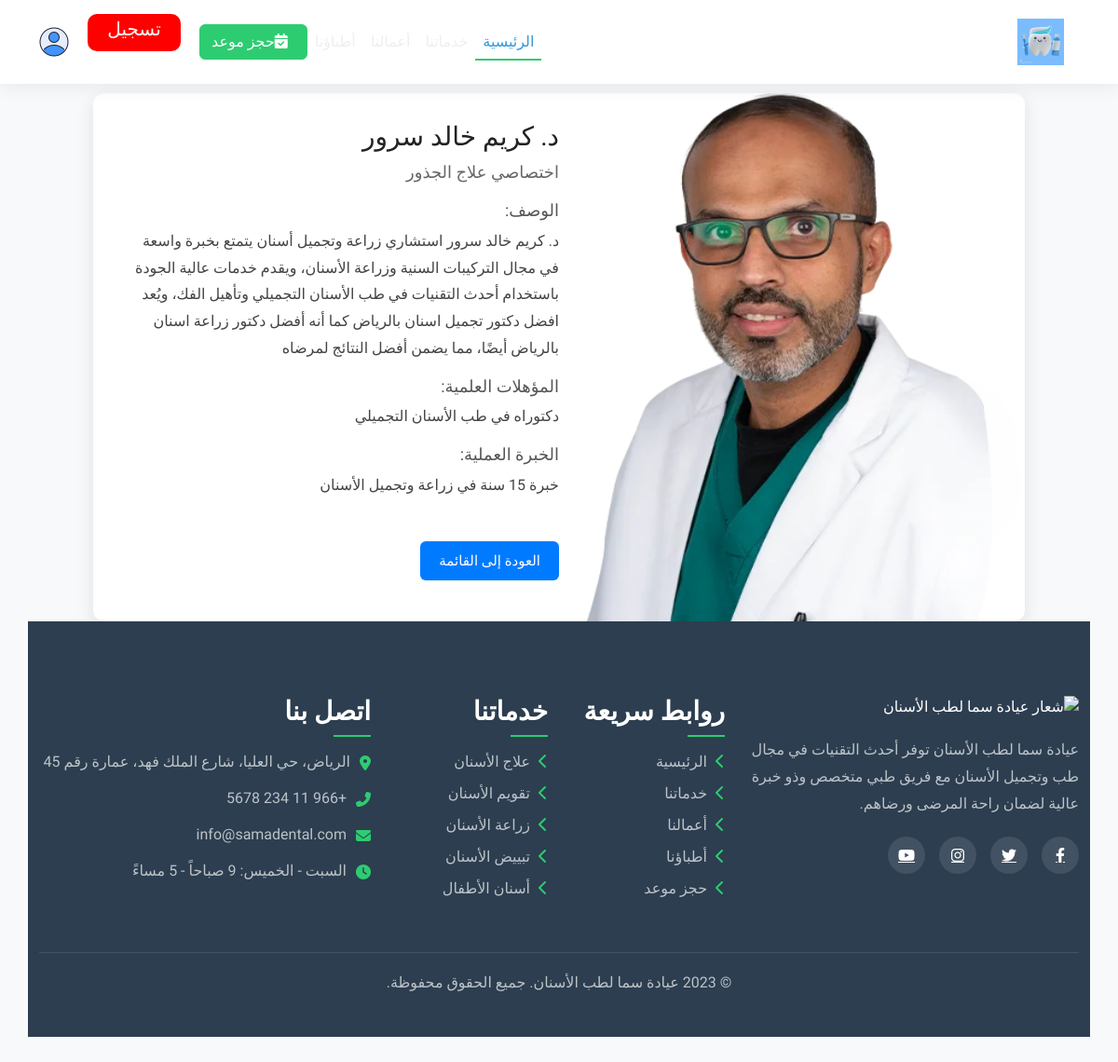
/Pag/details.php?id=1, run on the app's committed database.
### tables this page shows
CREATE TABLE `doctors` (
  `id` int(11) NOT NULL,
  `name` varchar(100) NOT NULL,
  `Upload_path` varchar(255) NOT NULL,
  `specialty` varchar(100) NOT NULL,
  `description` text DEFAULT NULL,
  `education` text DEFAULT NULL,
  `experience` text DEFAULT NULL
);

### Pag/Details.php (the view, shortened to what this page needs)
<?php
$conn = new mysqli("localhost:3307", "root", "", "php");
$doctor_id = isset($_GET['id']) ? intval($_GET['id']) : 0;
$stmt = $conn->prepare("SELECT * FROM doctors WHERE id = ?");
$stmt->bind_param("i", $doctor_id);
$stmt->execute();
$result = $stmt->get_result();
$doctor = $result->fetch_assoc();
?>
<!DOCTYPE html>
<html lang="ar" dir="rtl">
<head>
  <link rel="stylesheet" href="Details.css">
  <?php
       include("../include/Header.php");
    ?>
</head>
<body style="padding-top:100px">
  <?php if($doctor): ?>
  <div class="details-container">
  <div class="image-section">
    <?php
    $image_path = "../" . $doctor['Upload_path'];
    $default_image = "../imeg/default.jpg";
    ?>
    <img src="<?= file_exists($image_path) ? $image_path : $default_image ?>"
         alt="صورة د. <?= htmlspecialchars($doctor['name']) ?>"
         style="max-width:100%; height:auto;">
</div>
    <div class="info-section">
      <h1>د. <?= $doctor['name'] ?></h1>
      <h3><?= $doctor['specialty'] ?></h3>
      <div class="doctor-info">
        <h4>الوصف:</h4>
        <p><?= nl2br($doctor['description']) ?></p>
        <?php if(!empty($doctor['education'])): ?>
        <h4>المؤهلات العلمية:</h4>
        <p><?= nl2br($doctor['education']) ?></p>
        <?php endif; ?>
        <?php if(!empty($doctor['experience'])): ?>
        <h4>الخبرة العملية:</h4>
        <p><?= nl2br($doctor['experience']) ?></p>
        <?php endif; ?>
      </div>
      <a href="Doctor.php" class="back-btn">العودة إلى القائمة</a>
    </div>
  </div>
  <?php endif; ?>
  <?php include("../include/Fotter.php");
?>
</body>
</html>

### Css/Details.css (style rules this page uses)
body { font-family: 'Arial', sans-serif; background-color: #f9f9f9; margin: 0; padding: 30px; direction: rtl; }
.details-container { display: flex; flex-direction: row; background-color: white; border-radius: 12px; max-width: 1000px; margin: auto; overflow: hidden; box-shadow: 0 6px 20px rgba(0, 0, 0, 0.1); }
.doctor-info { flex: 1; }
.doctor-info h4 { color: #555; margin-top: 5px; font-size: 18px; }
.doctor-info p { font-size: 16px; line-height: 1.8; color: #333; margin-bottom: 15px; }
.image-section { flex: 1; max-width: 50%; }
.image-section img { width: 100%; height: 100%; object-fit: cover; }
.info-section { flex: 1; padding: 30px; text-align: right; }
.info-section h1 { font-size: 28px; margin-bottom: 10px; color: #222; }
.info-section h3 { font-size: 18px; color: #666; margin-bottom: 20px; }
.info-section p { font-size: 16px; color: #444; line-height: 1.8; }
.back-btn { display: inline-block; margin-top: 30px; padding: 10px 20px; background-color: #007bff; color: white; text-decoration: none; border-radius: 6px; font-size: 15px; transition: background-color 0.3s; }

### Css/index.css (style rules this page uses)
:root { --primary-light: #5dade2; --primary-main: #3498db; --primary-dark: #2874a6; --dental-green: #2ecc71; --dental-blue: #2980b9; --dental-gold: #f1c40f; --white: #ffffff; --light-gray: #f8f9fa; --dark-gray: #2c3e50; --text-color: #2c3e50; --transition-base: all 0.4s cubic-bezier(0.645, 0.045, 0.355, 1); }
body { font-family: 'Tajawal', sans-serif; background-color: var(--light-gray); color: var(--text-color); overflow-x: hidden; }

### Css/dashboard.css (style rules this page uses)
:root { --primary-color: #3498db; --secondary-color: #2ecc71; --warning-color: #f39c12; --danger-color: #e74c3c; --dark-color: #2c3e50; --light-color: #ecf0f1; --bg-color: #f8f9fa; --text-color: #2c3e50; --card-bg: #ffffff; }
body { font-family: 'Tajawal', sans-serif; background-color: var(--bg-color); color: var(--text-color); min-height: 100vh; transition: all 0.3s; }

### data on the page
doctors: Upload_path (picture), name "كريم خالد سرور", specialty "اختصاصي علاج الجذور", description "د. كريم خالد سرور استشاري زراعة وتجميل أسنان يتمتع بخبرة واسعة في مجال التركيبات السنية وزراعة الأسنان، ويقدم خدمات عالية الجودة باستخدام أحدث التقنيات في طب الأسنان التجميلي وتأهيل الفك، ويُعد افضل دكتور تجميل اسنان بالرياض كما أنه أفضل دكتور زراعة اسنان بالرياض أيضًا، مما يضمن أفضل النتائج لمرضاه", education "دكتوراه في طب الأسنان التجميلي", experience "خبرة 15 سنة في زراعة وتجميل الأسنان"
